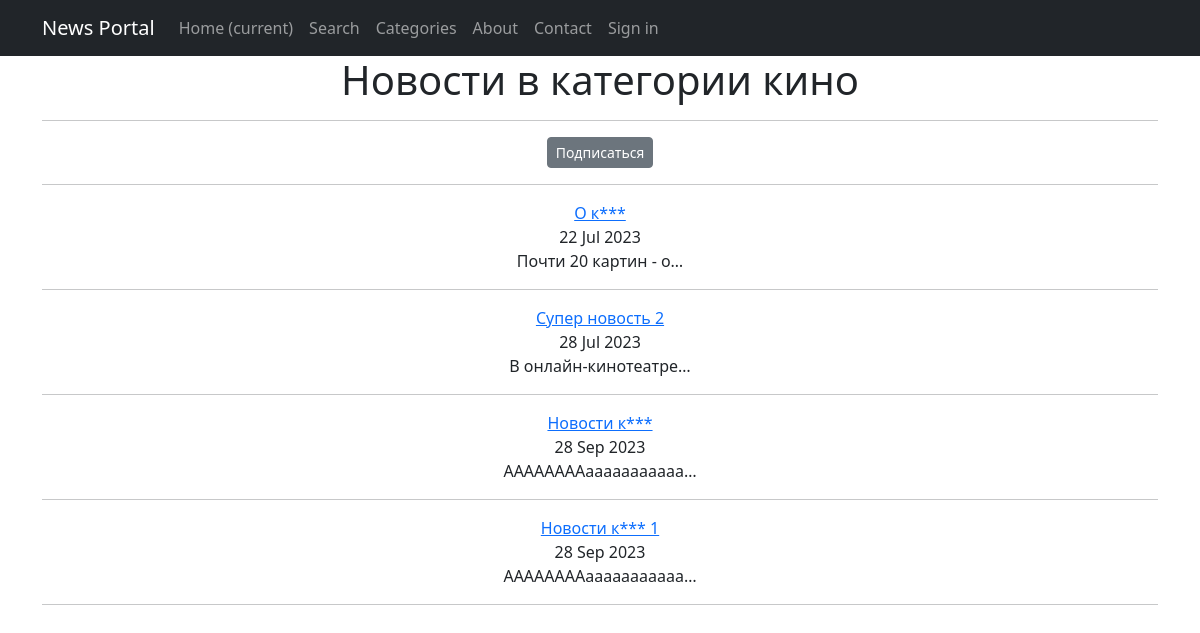
The app's page /news/categories/3, older data.
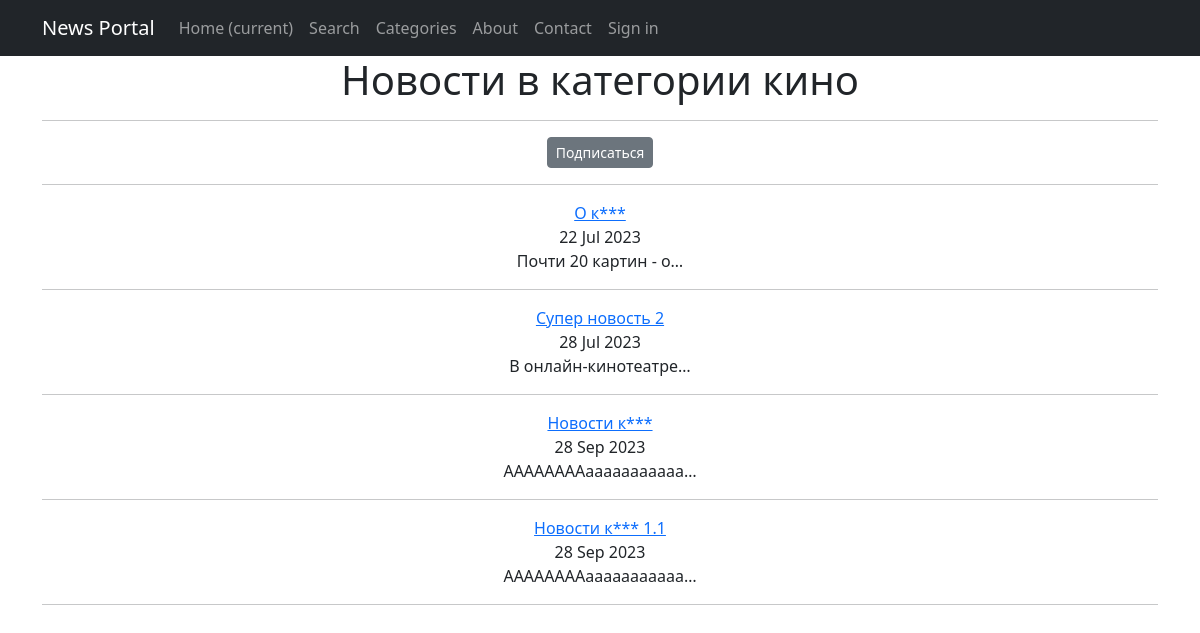
The same page, newer data.
### news/models.py (models this page shows, shortened)
class Post(models.Model):
    author = models.ForeignKey(Author, on_delete=models.CASCADE, related_name='posts')
    type = models.CharField(max_length=2, choices=POSTSTYPE, default=news)
    date = models.DateTimeField(auto_now_add=True)
    category = models.ManyToManyField(Category, through='PostCategory')
    header = models.CharField(max_length=255)
    text = models.TextField()
    rating = models.FloatField(default=0.0)

### news/views.py (the view)
# urls.py: path('categories/<int:pk>', PostsByCategoryView.as_view(), name='category'),
class PostsByCategoryView(DetailView):
    model = Category
    template_name = 'category.html'
    context_object_name = 'category'
    def get_context_data(self, **kwargs):
        context = super().get_context_data(**kwargs)
        category = context['category']
        context['posts'] = Post.objects.filter(category=category.id)
        context['not_subscribed'] = self.request.user not in category.subscribers.all()
        return context

### news/templatetags/custom_filters.py (called while the page is built)
@register.filter()
def censor(value):
    if not isinstance(value, str):
        return value
    all_words = value.split(' ')
    censored_words = []
    for word in all_words:
        if word.lower() in OBSCENE_WORDS:
            word = word[0] + '*' * (len(word) - 1)
        censored_words.append(word)
    return ' '.join(censored_words)

### templates/category.html (shortened to what this page needs)
{% extends 'flatpages/default.html' %}
{% load custom_filters %}
{% block content %}
    <h1>Новости в категории {{ category.name }}</h1>
    {% if not_subscribed %}
        <hr>
        <p class="text-center"> <a href="{% url 'category_subscribe' category.id %}" class="btn btn-secondary btn-sm"> Подписаться</a> </p>
    {% endif %}
    <hr>
    {% if posts %}
        {% for post in posts %}
            <a href="{% url 'post' post.id %}">{{ post.header|censor }}</a>
            <div>{{ post.date|date:'d M Y' }}</div>
            <div>{{ post.text|truncatechars:20|censor }}</div>
            <hr>
        {% endfor %}
    {% else %}
        <h2>В данной категории новостей не найдено!</h2>
    {% endif%}
{% endblock content %}

Row changes from the older to the newer data that the page shows:
changed Post: header|censor "Новости к*** 1" → "Новости к*** 1.1"
